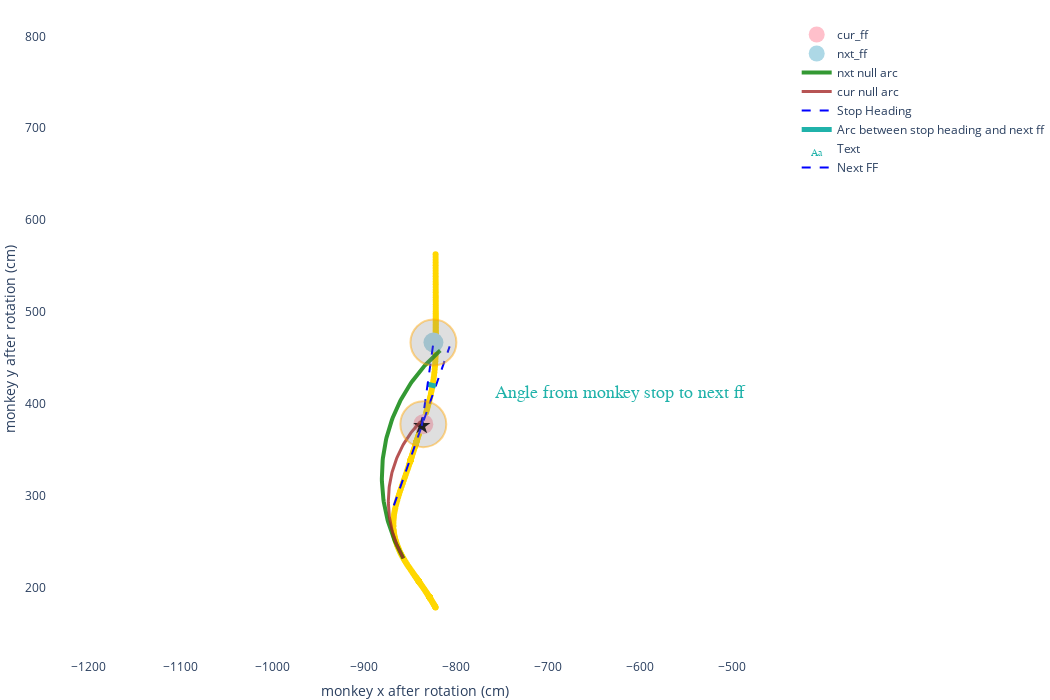

The notebook cell this image was saved under:
### Markdown cell above
### show angle from monkey stop to next ff

### Code cell
# Calculate the line between the stop point and the next firefly
line_stop_nxt_ff = illustrate_concepts.find_line_between_stop_and_nxt_ff(snf, fixed_current_i)

# Calculate the length of the line
line_length = np.linalg.norm(line_stop_nxt_ff[:, 0] - line_stop_nxt_ff[:, 1])

# Calculate the line representing the monkey's heading direction at the stop point
# Extract stop coordinates and monkey's heading angle
stop_x = snf.stops_near_ff_df_counted.iloc[fixed_current_i]['stop_x']
stop_y = snf.stops_near_ff_df_counted.iloc[fixed_current_i]['stop_y']
monkey_angle = snf.stops_near_ff_df_counted.iloc[fixed_current_i]['stop_monkey_angle']

line_of_stop_heading = illustrate_concepts.find_line_of_heading(stop_x, stop_y, monkey_angle, 
    line_length=line_length, rotation_matrix=snf.plotly_inst.current_plotly_key_comp['rotation_matrix']
)

arc_radius = line_length / 2
arc_center = line_stop_nxt_ff[:, 0]
arc_end_1 = line_stop_nxt_ff[:, 1]
arc_end_2 = line_of_stop_heading[:, 1]
arc_xy = illustrate_concepts.calculate_arc_to_show_angle(
    arc_center, arc_end_1, arc_end_2, arc_radius, None
)

# Make individual plots for stops near ff in Plotly
current_i = snf.make_individual_plots_for_stops_near_ff_in_plotly(
    fixed_current_i, max_num_plot_to_make=1, show_fig=False, **kwargs
)
illustrate_concepts.plot_with_additional_elements(snf,
                                  line_of_stop_heading, line_stop_nxt_ff,
                                  arc_xy)
snf.plotly_inst.fig.show()

### Figure 1 — Plotly figure (JSON) as saved in the notebook; plotly's stock layout.template omitted (floating-point values rounded to 4 significant figures; data arrays with more than 128 entries replaced by an {"elided": "..."} marker saying what was removed)
{"data": [{"customdata": [[1], [2]], "hovertemplate": "ff %{customdata[0]}", "legendgroup": "", "marker": {"color": "red", "symbol": "circle"}, "mode": "markers", "name": "plot_ff", "orientation": "v", "showlegend": false, "type": "scatter", "x": [-835.4, -824.4], "xaxis": "x", "y": [377.9, 466.8], "yaxis": "y"}, {"customdata": {"elided": "400x2 float values"}, "hovertemplate": "rel_time: %{customdata[0]:.2f}", "legendgroup": "", "marker": {"color": "gold", "symbol": "circle"}, "mode": "markers", "name": "trajectory_data", "orientation": "v", "showlegend": false, "type": "scatter", "x": {"elided": "400 float values"}, "xaxis": "x", "y": {"elided": "400 float values"}, "yaxis": "y"}, {"marker": {"color": "pink", "size": 20, "symbol": "circle"}, "mode": "markers", "name": "cur_ff", "type": "scatter", "x": [-835.4], "y": [377.9]}, {"marker": {"color": "lightblue", "size": 20, "symbol": "circle"}, "mode": "markers", "name": "nxt_ff", "type": "scatter", "x": [-824.4], "y": [466.8]}, {"customdata": [[0]], "hovertemplate": "rel_time: %{customdata[0]:.2f}", "legendgroup": "", "marker": {"color": "black", "opacity": 1, "size": 13, "symbol": "star"}, "mode": "markers", "name": "stops", "orientation": "v", "showlegend": false, "type": "scatter", "x": [-837.1], "xaxis": "x", "y": [376.0], "yaxis": "y"}, {"hoverinfo": "name", "line": {"color": "green", "width": 4}, "mode": "lines", "name": "nxt null arc", "opacity": 0.8, "showlegend": true, "type": "scatter", "x": [-857.1, -858.3, -859.5, -860.7, -861.8, -862.9, -864.0, -865.0, -866.0, -867.0, -868.0, -868.9, -869.7, -870.6, -871.4, -872.2, -872.9, -873.6, -874.3, -874.9, -875.5, -876.1, -876.6, -877.1, -877.6, -878.0, -878.4, -878.8, -879.1, -879.4, -879.7, -879.9, -880.1, -880.3, -880.4, -880.5, -880.5, -880.5, -880.5, -880.5, -880.4, -880.2, -880.1, -879.9, -879.6, -879.4, -879.1, -878.7, -878.4, -878.0, -877.5, -877.1, -876.5, -876.0, -875.4, -874.8, -874.2, -873.5, -872.8, -872.0, -871.2, -870.4, -869.6, -868.7, -867.8, -866.8, -865.9, -864.8, -863.8, -862.7, -861.6, -860.5, -859.3, -858.1, -856.9, -855.6, -854.3, -853.0, -851.7, -850.3, -848.9, -847.4, -846.0, -844.5, -842.9, -841.4, -839.8, -838.2, -836.6, -834.9, -833.2, -831.5, -829.8, -828.0, -826.2, -824.4, -822.6, -820.7, -818.8, -816.9], "y": [231.9, 234.1, 236.3, 238.5, 240.8, 243.0, 245.3, 247.6, 249.9, 252.2, 254.6, 256.9, 259.3, 261.7, 264.0, 266.4, 268.8, 271.2, 273.7, 276.1, 278.5, 281.0, 283.4, 285.9, 288.4, 290.9, 293.3, 295.8, 298.3, 300.8, 303.3, 305.8, 308.3, 310.8, 313.4, 315.9, 318.4, 320.9, 323.4, 325.9, 328.4, 331.0, 333.5, 336.0, 338.5, 341.0, 343.5, 346.0, 348.5, 350.9, 353.4, 355.9, 358.4, 360.8, 363.3, 365.7, 368.1, 370.5, 373.0, 375.4, 377.8, 380.1, 382.5, 384.9, 387.2, 389.5, 391.8, 394.2, 396.4, 398.7, 401.0, 403.2, 405.4, 407.7, 409.8, 412.0, 414.2, 416.3, 418.4, 420.5, 422.6, 424.7, 426.7, 428.8, 430.8, 432.7, 434.7, 436.6, 438.5, 440.4, 442.3, 444.1, 446.0, 447.7, 449.5, 451.3, 453.0, 454.7, 456.3, 458.0]}, {"hoverinfo": "name", "line": {"color": "brown", "width": 3}, "mode": "lines", "name": "cur null arc", "opacity": 0.8, "showlegend": true, "type": "scatter", "x": [-857.1, -857.9, -858.7, -859.4, -860.2, -860.9, -861.6, -862.3, -862.9, -863.6, -864.2, -864.8, -865.4, -865.9, -866.5, -867.0, -867.5, -868.0, -868.5, -868.9, -869.3, -869.7, -870.1, -870.5, -870.8, -871.1, -871.4, -871.7, -872.0, -872.2, -872.4, -872.6, -872.8, -873.0, -873.1, -873.2, -873.3, -873.4, -873.4, -873.5, -873.5, -873.5, -873.4, -873.4, -873.3, -873.2, -873.1, -872.9, -872.8, -872.6, -872.4, -872.2, -871.9, -871.7, -871.4, -871.1, -870.7, -870.4, -870.0, -869.6, -869.2, -868.8, -868.4, -867.9, -867.4, -866.9, -866.4, -865.8, -865.2, -864.7, -864.0, -863.4, -862.8, -862.1, -861.4, -860.7, -860.0, -859.3, -858.5, -857.7, -856.9, -856.1, -855.3, -854.4, -853.5, -852.7, -851.8, -850.8, -849.9, -848.9, -848.0, -847.0, -846.0, -844.9, -843.9, -842.9, -841.8, -840.7, -839.6, -838.5], "y": [231.9, 233.3, 234.7, 236.2, 237.6, 239.1, 240.6, 242.0, 243.5, 245.0, 246.5, 248.0, 249.5, 251.1, 252.6, 254.1, 255.7, 257.2, 258.8, 260.4, 261.9, 263.5, 265.1, 266.7, 268.2, 269.8, 271.4, 273.0, 274.6, 276.3, 277.9, 279.5, 281.1, 282.7, 284.3, 285.9, 287.6, 289.2, 290.8, 292.4, 294.1, 295.7, 297.3, 298.9, 300.6, 302.2, 303.8, 305.4, 307.0, 308.7, 310.3, 311.9, 313.5, 315.1, 316.7, 318.3, 319.9, 321.5, 323.1, 324.6, 326.2, 327.8, 329.3, 330.9, 332.4, 334.0, 335.5, 337.0, 338.6, 340.1, 341.6, 343.1, 344.6, 346.1, 347.5, 349.0, 350.5, 351.9, 353.3, 354.8, 356.2, 357.6, 359.0, 360.4, 361.7, 363.1, 364.5, 365.8, 367.1, 368.4, 369.7, 371.0, 372.3, 373.6, 374.8, 376.0, 377.3, 378.5, 379.7, 380.9]}, {"line": {"color": "blue", "dash": "dash", "width": 2}, "mode": "lines", "name": "Stop Heading", "type": "scatter", "x": [-867.4, -806.7], "y": [289.5, 462.5]}, {"line": {"color": "LightSeaGreen", "width": 5}, "mode": "lines", "name": "Arc between stop heading and next ff", "type": "scatter", "x": {"elided": "500 float values"}, "y": {"elided": "500 float values"}}, {"mode": "text", "name": "Text", "text": ["Angle from monkey stop to next ff"], "textfont": {"color": "LightSeaGreen", "family": "sans serif", "size": 18}, "textposition": "bottom center", "type": "scatter", "x": [-620.7], "y": [421.4]}, {"line": {"color": "blue", "dash": "dash", "width": 2}, "mode": "lines", "name": "Next FF", "type": "scatter", "x": [-837.1, -824.4], "y": [376.0, 466.8]}], "layout": {"autosize": false, "coloraxis": {"showscale": false}, "height": 700, "legend": {"tracegroupgap": 0}, "margin": {"b": 0, "l": 10, "r": 10, "t": 20}, "plot_bgcolor": "white", "shapes": [{"fillcolor": "rgba(128, 128, 128, 0.25)", "line": {"color": "rgba(255, 165, 0, 0.45)"}, "type": "circle", "x0": -860.4, "x1": -810.4, "xref": "x", "y0": 352.9, "y1": 402.9, "yref": "y"}, {"fillcolor": "rgba(128, 128, 128, 0.25)", "line": {"color": "rgba(255, 165, 0, 0.45)"}, "type": "circle", "x0": -849.4, "x1": -799.4, "xref": "x", "y0": 441.8, "y1": 491.8, "yref": "y"}], "width": 1050, "xaxis": {"anchor": "y", "domain": [0, 1], "range": [-968.1, -721.9], "showgrid": false, "title": {"text": "monkey x after rotation (cm)"}, "zeroline": false}, "yaxis": {"anchor": "x", "domain": [0, 1], "range": [128.5, 812.7], "scaleanchor": "x", "scaleratio": 1, "showgrid": false, "title": {"text": "monkey y after rotation (cm)"}, "zeroline": false}}}
